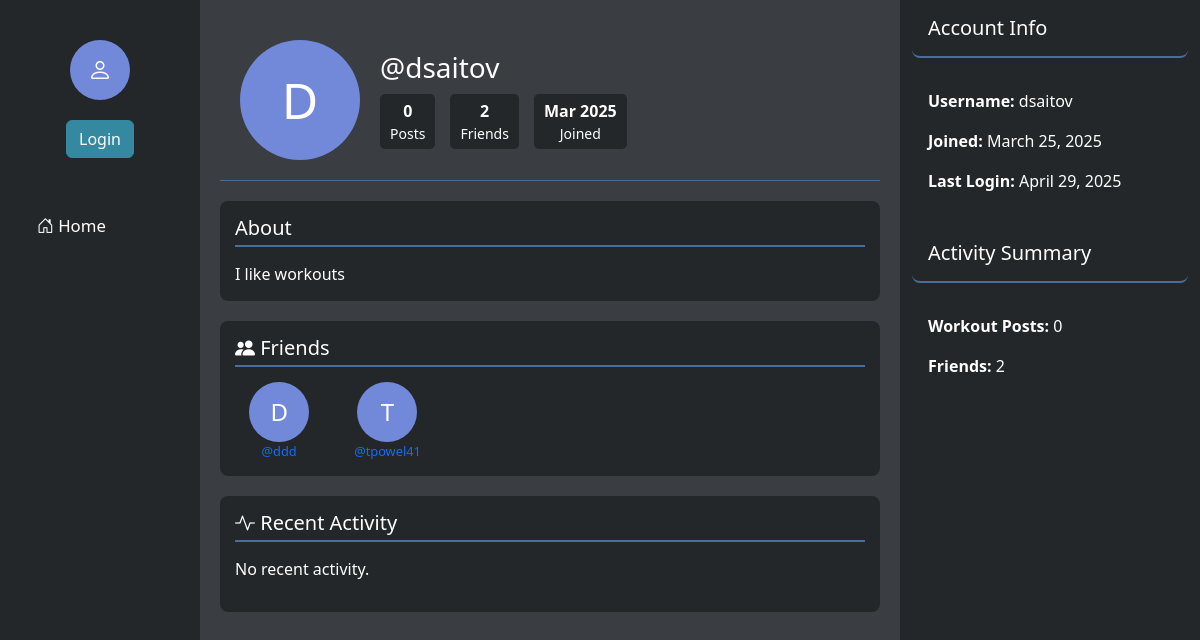
/profile/dsaitov/, run on an earlier commit of the app's database.
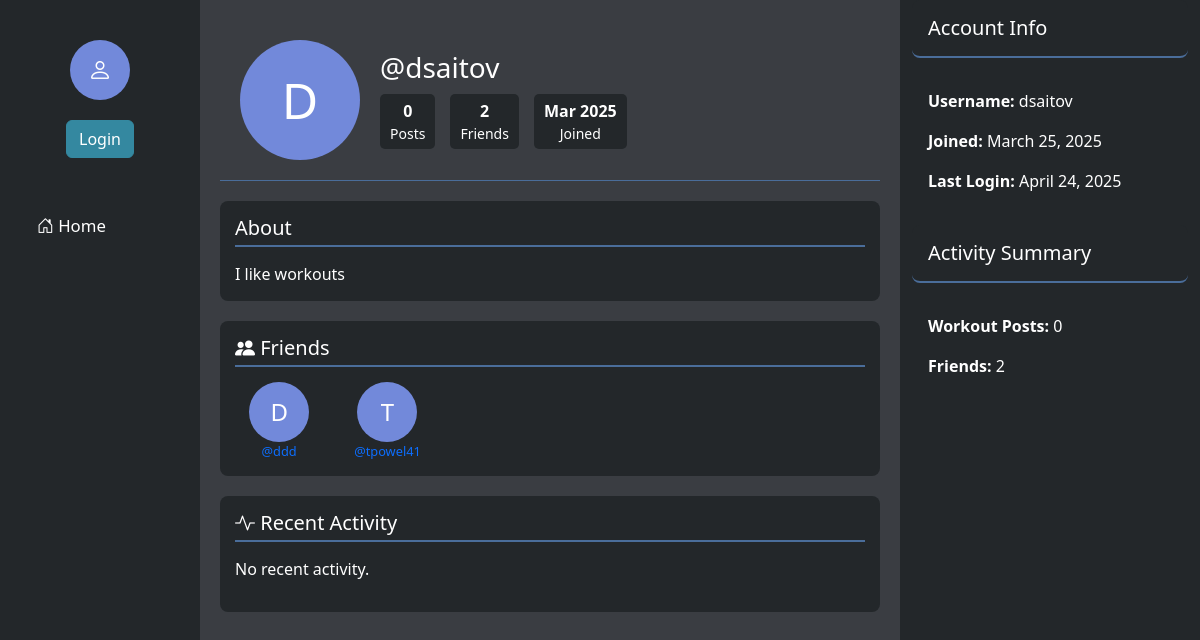
And on a later commit of the database.
### main/models.py (models this page shows)
class User(AbstractUser):
    name = models.CharField(max_length=200, null=True)
    email = models.EmailField(unique=True, null=True)
    bio = models.TextField(null=True)
    avatar = models.ImageField(null=True, default="avatar.svg")
    profile_picture = models.ImageField(upload_to='profile_images/', null=True, blank=True)
    groups = models.ManyToManyField(
        'auth.Group',
        related_name='main_user_set',
        blank=True,
        help_text='The groups this user belongs to.',
        verbose_name='groups',
    )
    user_permissions = models.ManyToManyField(
        'auth.Permission',
        related_name='main_user_set',
        blank=True,
        help_text='Specific permissions for this user.',
        verbose_name='user permissions',
    )
    USERNAME_FIELD = 'email'
    REQUIRED_FIELDS = ['username']  # Username is required for AbstractUser
    class Meta:
        app_label = 'main'
        db_table = 'main_user'

### main/views.py (the view, shortened to what this page needs)
# urls.py: path('profile/<str:username>/', views.profile, name='profile'),
def profile(request, username):
    profile_user = get_object_or_404(User, username=username)
    is_friend = False
    friend_request_sent = False
    friend_request_received = False
    if request.method == 'POST' and request.user.is_authenticated and request.user == profile_user:
        if 'bio' in request.POST:
            profile_user.bio = request.POST.get('bio')
            profile_user.save()
            messages.success(request, "Bio updated successfully!")
            return redirect('profile', username=username)
    friends = []
    friendships = Friendship.objects.filter(
        Q(user1=profile_user) | Q(user2=profile_user)
    )
    for friendship in friendships:
        if friendship.user1 == profile_user:
            friends.append(friendship.user2)
        else:
            friends.append(friendship.user1)
    context = {
        'profile_user': profile_user,
        'is_friend': is_friend,
        'friend_request_sent': friend_request_sent,
        'friend_request_received': friend_request_received,
        'friends': friends,
    }
    return render(request, 'profile.html', context)

### templates/profile.html (shortened to what the changed rows need)
<!DOCTYPE html>
<html lang="en">
<head>
    <link href="https://cdn.jsdelivr.net/npm/bootstrap@5.3.0/dist/css/bootstrap.min.css" rel="stylesheet">
    <link rel="stylesheet" href="https://cdn.jsdelivr.net/npm/bootstrap-icons@1.10.0/font/bootstrap-icons.css">
</head>
<body>
    <div class="container-fluid">
        <div class="row">
            <div class="col-7 center-column">
                <div class="profile-header">
                    <div class="profile-image">
                        {% if profile_user.profile_picture %}
                            <img src="{{ profile_user.profile_picture.url }}" alt="Profile Picture" class="img-thumbnail" style="width: 120px; height: 120px; object-fit: cover; border-radius: 50%;">
                        {% else %}
                            <div class="profile-circle" style="width: 120px; height: 120px; font-size: 50px;">
                                {{ profile_user.username.0|upper }}
                            </div>
                        {% endif %}
                    </div>
                    <div class="profile-info">
                        <h3>@{{ profile_user.username }}</h3>
                        <div class="profile-stats">
                            <div class="stat-item">
                            </div>
                            <div class="stat-item">
                            </div>
                            <div class="stat-item">
                                <div><strong>{{ profile_user.date_joined|date:"M Y" }}</strong></div>
                            </div>
                        </div>
                    </div>
                </div>
                <div class="bio-section">
                    <h5>
                        About
                    </h5>
                    <div id="bio-display" class="bio-text">
                        {% if profile_user.bio %}
                            {{ profile_user.bio }}
                        {% else %}
                            <p class="text-white">No bio available.</p>
                        {% endif %}
                    </div>
                </div>
            </div>
            <div class="col-3 right-column">
                <div class="right-top">
                    <div class="p-3">
                        <p><strong>Username:</strong> {{ profile_user.username }}</p>
                        <p><strong>Joined:</strong> {{ profile_user.date_joined|date:"F d, Y" }}</p>
                        <p><strong>Last Login:</strong> {{ profile_user.last_login|date:"F d, Y" }}</p>
                    </div>
                </div>
            </div>
        </div>
    </div>
</body>
</html>

What changed in the data, as far as the page shows it:
changed User "dsaitov": last_login "April 29, 2025" → "April 24, 2025"
